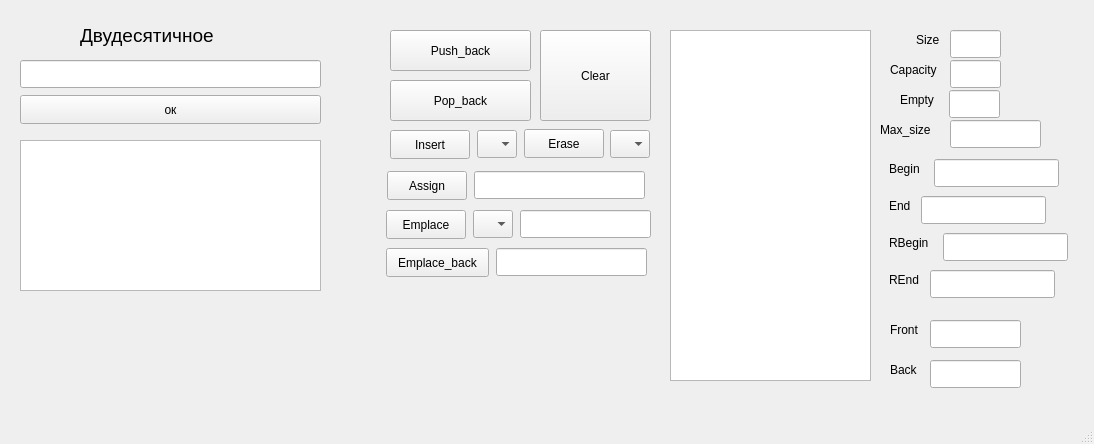
<?xml version="1.0" encoding="UTF-8"?>
<ui version="4.0">
 <class>MainWindow</class>
 <widget class="QMainWindow" name="MainWindow">
  <property name="geometry">
   <rect>
    <x>0</x>
    <y>0</y>
    <width>1094</width>
    <height>444</height>
   </rect>
  </property>
  <property name="windowTitle">
   <string>MainWindow</string>
  </property>
  <widget class="QWidget" name="centralwidget">
   <widget class="QPushButton" name="getAnswer">
    <property name="geometry">
     <rect>
      <x>20</x>
      <y>95</y>
      <width>301</width>
      <height>29</height>
     </rect>
    </property>
    <property name="minimumSize">
     <size>
      <width>100</width>
      <height>0</height>
     </size>
    </property>
    <property name="text">
     <string>ок</string>
    </property>
   </widget>
   <widget class="QLabel" name="number">
    <property name="geometry">
     <rect>
      <x>80</x>
      <y>20</y>
      <width>161</width>
      <height>31</height>
     </rect>
    </property>
    <property name="font">
     <font>
      <pointsize>14</pointsize>
     </font>
    </property>
    <property name="text">
     <string>Двудесятичное</string>
    </property>
   </widget>
   <widget class="QLineEdit" name="numberLine">
    <property name="geometry">
     <rect>
      <x>20</x>
      <y>60</y>
      <width>301</width>
      <height>28</height>
     </rect>
    </property>
    <property name="text">
     <string/>
    </property>
   </widget>
   <widget class="QTextBrowser" name="textBrowser">
    <property name="geometry">
     <rect>
      <x>20</x>
      <y>140</y>
      <width>301</width>
      <height>151</height>
     </rect>
    </property>
   </widget>
   <widget class="QLabel" name="size_2">
    <property name="geometry">
     <rect>
      <x>880</x>
      <y>120</y>
      <width>61</width>
      <height>20</height>
     </rect>
    </property>
    <property name="text">
     <string>Max_size</string>
    </property>
   </widget>
   <widget class="QLineEdit" name="max_size">
    <property name="geometry">
     <rect>
      <x>950</x>
      <y>120</y>
      <width>91</width>
      <height>28</height>
     </rect>
    </property>
   </widget>
   <widget class="QLabel" name="size_3">
    <property name="geometry">
     <rect>
      <x>890</x>
      <y>320</y>
      <width>61</width>
      <height>20</height>
     </rect>
    </property>
    <property name="text">
     <string>Front</string>
    </property>
   </widget>
   <widget class="QLineEdit" name="front">
    <property name="geometry">
     <rect>
      <x>930</x>
      <y>320</y>
      <width>91</width>
      <height>28</height>
     </rect>
    </property>
   </widget>
   <widget class="QLabel" name="size_4">
    <property name="geometry">
     <rect>
      <x>890</x>
      <y>360</y>
      <width>61</width>
      <height>20</height>
     </rect>
    </property>
    <property name="text">
     <string>Back</string>
    </property>
   </widget>
   <widget class="QLineEdit" name="back">
    <property name="geometry">
     <rect>
      <x>930</x>
      <y>360</y>
      <width>91</width>
      <height>28</height>
     </rect>
    </property>
   </widget>
   <widget class="QPushButton" name="pushBack">
    <property name="geometry">
     <rect>
      <x>390</x>
      <y>30</y>
      <width>141</width>
      <height>41</height>
     </rect>
    </property>
    <property name="text">
     <string>Push_back</string>
    </property>
   </widget>
   <widget class="QPushButton" name="clear">
    <property name="geometry">
     <rect>
      <x>540</x>
      <y>30</y>
      <width>111</width>
      <height>91</height>
     </rect>
    </property>
    <property name="text">
     <string>Clear</string>
    </property>
   </widget>
   <widget class="QPushButton" name="popBack">
    <property name="geometry">
     <rect>
      <x>390</x>
      <y>80</y>
      <width>141</width>
      <height>41</height>
     </rect>
    </property>
    <property name="text">
     <string>Pop_back</string>
    </property>
   </widget>
   <widget class="QPushButton" name="emplaceBack">
    <property name="geometry">
     <rect>
      <x>386</x>
      <y>248</y>
      <width>103</width>
      <height>29</height>
     </rect>
    </property>
    <property name="text">
     <string>Emplace_back</string>
    </property>
   </widget>
   <widget class="QLineEdit" name="emplaceBackLine">
    <property name="geometry">
     <rect>
      <x>496</x>
      <y>248</y>
      <width>151</width>
      <height>28</height>
     </rect>
    </property>
   </widget>
   <widget class="QLabel" name="rBegin">
    <property name="geometry">
     <rect>
      <x>889</x>
      <y>233</y>
      <width>47</width>
      <height>20</height>
     </rect>
    </property>
    <property name="text">
     <string>RBegin</string>
    </property>
   </widget>
   <widget class="QLineEdit" name="rBeginLine">
    <property name="geometry">
     <rect>
      <x>943</x>
      <y>233</y>
      <width>125</width>
      <height>28</height>
     </rect>
    </property>
    <property name="readOnly">
     <bool>true</bool>
    </property>
   </widget>
   <widget class="QPushButton" name="erase">
    <property name="geometry">
     <rect>
      <x>524</x>
      <y>129</y>
      <width>80</width>
      <height>29</height>
     </rect>
    </property>
    <property name="text">
     <string>Erase</string>
    </property>
   </widget>
   <widget class="QComboBox" name="eraseBox">
    <property name="geometry">
     <rect>
      <x>610</x>
      <y>130</y>
      <width>40</width>
      <height>28</height>
     </rect>
    </property>
    <property name="maximumSize">
     <size>
      <width>40</width>
      <height>16777215</height>
     </size>
    </property>
   </widget>
   <widget class="QLabel" name="size">
    <property name="geometry">
     <rect>
      <x>916</x>
      <y>30</y>
      <width>27</width>
      <height>20</height>
     </rect>
    </property>
    <property name="text">
     <string>Size</string>
    </property>
   </widget>
   <widget class="QLineEdit" name="sizeLine">
    <property name="geometry">
     <rect>
      <x>950</x>
      <y>30</y>
      <width>51</width>
      <height>28</height>
     </rect>
    </property>
   </widget>
   <widget class="QPushButton" name="assign">
    <property name="geometry">
     <rect>
      <x>387</x>
      <y>171</y>
      <width>80</width>
      <height>29</height>
     </rect>
    </property>
    <property name="text">
     <string>Assign</string>
    </property>
   </widget>
   <widget class="QLineEdit" name="assginLine">
    <property name="geometry">
     <rect>
      <x>474</x>
      <y>171</y>
      <width>171</width>
      <height>28</height>
     </rect>
    </property>
    <property name="inputMask">
     <string/>
    </property>
   </widget>
   <widget class="QLabel" name="begin">
    <property name="geometry">
     <rect>
      <x>889</x>
      <y>159</y>
      <width>38</width>
      <height>20</height>
     </rect>
    </property>
    <property name="text">
     <string>Begin</string>
    </property>
   </widget>
   <widget class="QLineEdit" name="beginLine">
    <property name="geometry">
     <rect>
      <x>934</x>
      <y>159</y>
      <width>125</width>
      <height>28</height>
     </rect>
    </property>
    <property name="readOnly">
     <bool>true</bool>
    </property>
   </widget>
   <widget class="QLabel" name="end">
    <property name="geometry">
     <rect>
      <x>889</x>
      <y>196</y>
      <width>25</width>
      <height>20</height>
     </rect>
    </property>
    <property name="text">
     <string>End</string>
    </property>
   </widget>
   <widget class="QLineEdit" name="endLine">
    <property name="geometry">
     <rect>
      <x>921</x>
      <y>196</y>
      <width>125</width>
      <height>28</height>
     </rect>
    </property>
    <property name="readOnly">
     <bool>true</bool>
    </property>
   </widget>
   <widget class="QPushButton" name="emplace">
    <property name="geometry">
     <rect>
      <x>386</x>
      <y>210</y>
      <width>80</width>
      <height>29</height>
     </rect>
    </property>
    <property name="text">
     <string>Emplace</string>
    </property>
   </widget>
   <widget class="QComboBox" name="emplaceBox">
    <property name="geometry">
     <rect>
      <x>473</x>
      <y>210</y>
      <width>40</width>
      <height>28</height>
     </rect>
    </property>
    <property name="maximumSize">
     <size>
      <width>40</width>
      <height>16777215</height>
     </size>
    </property>
   </widget>
   <widget class="QLineEdit" name="emplaceLine">
    <property name="geometry">
     <rect>
      <x>520</x>
      <y>210</y>
      <width>131</width>
      <height>28</height>
     </rect>
    </property>
   </widget>
   <widget class="QLineEdit" name="emptyLine">
    <property name="geometry">
     <rect>
      <x>949</x>
      <y>90</y>
      <width>51</width>
      <height>28</height>
     </rect>
    </property>
    <property name="readOnly">
     <bool>true</bool>
    </property>
   </widget>
   <widget class="QLabel" name="empty">
    <property name="geometry">
     <rect>
      <x>900</x>
      <y>90</y>
      <width>42</width>
      <height>20</height>
     </rect>
    </property>
    <property name="text">
     <string>Empty</string>
    </property>
   </widget>
   <widget class="QLabel" name="capacity">
    <property name="geometry">
     <rect>
      <x>890</x>
      <y>60</y>
      <width>57</width>
      <height>20</height>
     </rect>
    </property>
    <property name="text">
     <string>Capacity</string>
    </property>
   </widget>
   <widget class="QLineEdit" name="capacityLine">
    <property name="geometry">
     <rect>
      <x>950</x>
      <y>60</y>
      <width>51</width>
      <height>28</height>
     </rect>
    </property>
   </widget>
   <widget class="QLabel" name="rEnd">
    <property name="geometry">
     <rect>
      <x>889</x>
      <y>270</y>
      <width>34</width>
      <height>20</height>
     </rect>
    </property>
    <property name="text">
     <string>REnd</string>
    </property>
   </widget>
   <widget class="QLineEdit" name="rEndLine">
    <property name="geometry">
     <rect>
      <x>930</x>
      <y>270</y>
      <width>125</width>
      <height>28</height>
     </rect>
    </property>
    <property name="readOnly">
     <bool>true</bool>
    </property>
   </widget>
   <widget class="QComboBox" name="inserBox">
    <property name="geometry">
     <rect>
      <x>477</x>
      <y>130</y>
      <width>40</width>
      <height>28</height>
     </rect>
    </property>
    <property name="maximumSize">
     <size>
      <width>40</width>
      <height>16777215</height>
     </size>
    </property>
   </widget>
   <widget class="QPushButton" name="insert">
    <property name="geometry">
     <rect>
      <x>390</x>
      <y>130</y>
      <width>80</width>
      <height>29</height>
     </rect>
    </property>
    <property name="text">
     <string>Insert</string>
    </property>
   </widget>
   <widget class="QTableView" name="tableView">
    <property name="geometry">
     <rect>
      <x>670</x>
      <y>30</y>
      <width>201</width>
      <height>351</height>
     </rect>
    </property>
   </widget>
  </widget>
  <widget class="QMenuBar" name="menubar">
   <property name="geometry">
    <rect>
     <x>0</x>
     <y>0</y>
     <width>1094</width>
     <height>25</height>
    </rect>
   </property>
  </widget>
  <widget class="QStatusBar" name="statusbar"/>
 </widget>
 <resources/>
 <connections/>
</ui>
